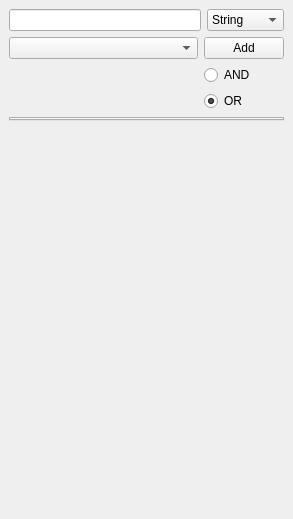
<?xml version="1.0" encoding="UTF-8"?>
<ui version="4.0">
 <class>SearchWidget</class>
 <widget class="QDockWidget" name="SearchWidget">
  <property name="geometry">
   <rect>
    <x>0</x>
    <y>0</y>
    <width>293</width>
    <height>519</height>
   </rect>
  </property>
  <property name="windowTitle">
   <string>Search parameters</string>
  </property>
  <widget class="QWidget" name="dockWidgetContents">
   <layout class="QVBoxLayout" name="verticalLayout_2">
    <item>
     <layout class="QHBoxLayout" name="horizontalLayout">
      <item>
       <widget class="QLineEdit" name="FilterLine_"/>
      </item>
      <item>
       <widget class="QComboBox" name="Type_">
        <property name="sizePolicy">
         <sizepolicy hsizetype="Preferred" vsizetype="Fixed">
          <horstretch>0</horstretch>
          <verstretch>0</verstretch>
         </sizepolicy>
        </property>
        <item>
         <property name="text">
          <string>String</string>
         </property>
        </item>
        <item>
         <property name="text">
          <string>Wildcard</string>
         </property>
        </item>
        <item>
         <property name="text">
          <string>Regexp</string>
         </property>
        </item>
        <item>
         <property name="text">
          <string>Tags</string>
         </property>
        </item>
       </widget>
      </item>
     </layout>
    </item>
    <item>
     <layout class="QHBoxLayout" name="horizontalLayout_2">
      <item>
       <layout class="QVBoxLayout" name="SearchStuff_">
        <item>
         <widget class="QComboBox" name="LeastCategory_">
          <property name="sizePolicy">
           <sizepolicy hsizetype="Expanding" vsizetype="Fixed">
            <horstretch>0</horstretch>
            <verstretch>0</verstretch>
           </sizepolicy>
          </property>
          <property name="contextMenuPolicy">
           <enum>Qt::ActionsContextMenu</enum>
          </property>
          <property name="insertPolicy">
           <enum>QComboBox::InsertAlphabetically</enum>
          </property>
          <property name="sizeAdjustPolicy">
           <enum>QComboBox::AdjustToContents</enum>
          </property>
         </widget>
        </item>
        <item>
         <spacer name="verticalSpacer_2">
          <property name="orientation">
           <enum>Qt::Vertical</enum>
          </property>
          <property name="sizeHint" stdset="0">
           <size>
            <width>20</width>
            <height>40</height>
           </size>
          </property>
         </spacer>
        </item>
       </layout>
      </item>
      <item>
       <layout class="QVBoxLayout" name="verticalLayout">
        <item>
         <widget class="QPushButton" name="Add_">
          <property name="sizePolicy">
           <sizepolicy hsizetype="Preferred" vsizetype="Fixed">
            <horstretch>0</horstretch>
            <verstretch>0</verstretch>
           </sizepolicy>
          </property>
          <property name="text">
           <string>Add</string>
          </property>
         </widget>
        </item>
        <item>
         <widget class="QRadioButton" name="And_">
          <property name="text">
           <string>AND</string>
          </property>
         </widget>
        </item>
        <item>
         <widget class="QRadioButton" name="Or_">
          <property name="text">
           <string>OR</string>
          </property>
          <property name="checked">
           <bool>true</bool>
          </property>
         </widget>
        </item>
        <item>
         <spacer name="verticalSpacer_3">
          <property name="orientation">
           <enum>Qt::Vertical</enum>
          </property>
          <property name="sizeHint" stdset="0">
           <size>
            <width>20</width>
            <height>40</height>
           </size>
          </property>
         </spacer>
        </item>
       </layout>
      </item>
     </layout>
    </item>
    <item>
     <widget class="QTabWidget" name="ParamsTabs_">
      <property name="sizePolicy">
       <sizepolicy hsizetype="Expanding" vsizetype="Preferred">
        <horstretch>0</horstretch>
        <verstretch>0</verstretch>
       </sizepolicy>
      </property>
     </widget>
    </item>
    <item>
     <spacer name="verticalSpacer">
      <property name="orientation">
       <enum>Qt::Vertical</enum>
      </property>
      <property name="sizeHint" stdset="0">
       <size>
        <width>20</width>
        <height>429</height>
       </size>
      </property>
     </spacer>
    </item>
   </layout>
  </widget>
 </widget>
 <resources/>
 <connections/>
</ui>
